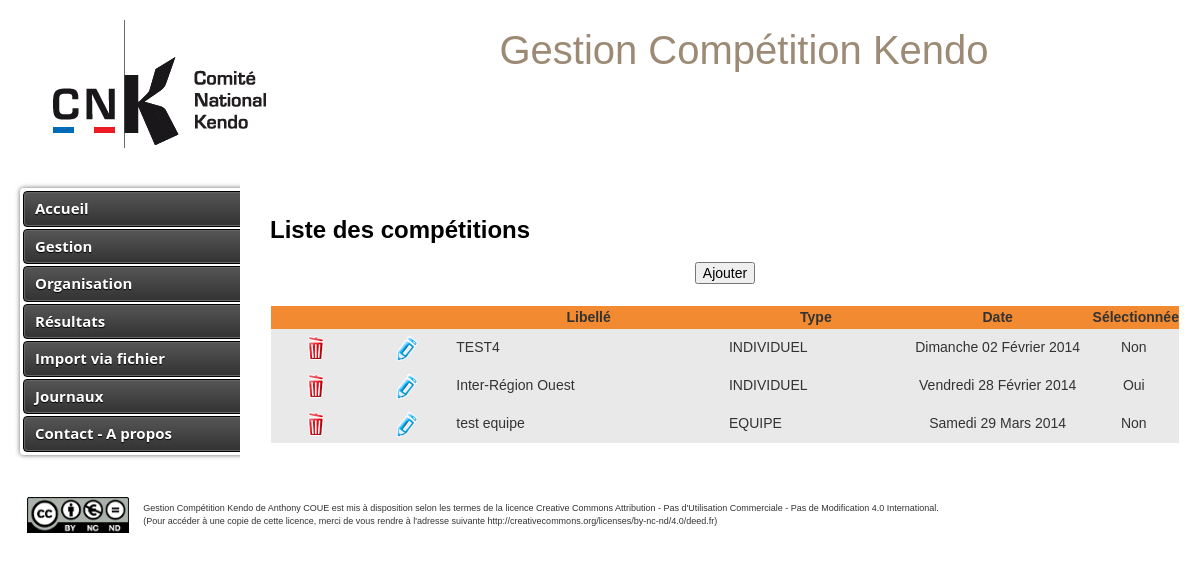
The page /index.php?action=gestionCompetition on the database its author committed.
### tables this page shows
CREATE TABLE `competition` (
  `idcompetition` int(10) NOT NULL AUTO_INCREMENT,
  `libelle` varchar(255) NOT NULL,
  `datecompetition` date NOT NULL,
  `lieux` varchar(100) DEFAULT NULL,
  `type` int(1) NOT NULL DEFAULT '0' COMMENT '0 = Individuel 1 = éuipe',
  `description` text NOT NULL,
  `selected` int(1) NOT NULL DEFAULT '0',
  PRIMARY KEY (`idcompetition`)
);

### Controleur/ControleurGestion.php (called while the page is built, shortened)
<?php
require_once 'Modele/Gestion.php';
class ControleurGestion {
	private $gestion;
	public function __construct() {
    	$this->gestion = new Gestion();
    }
    public function afficherListeCompetitions() {
    	$competitions = $this->gestion->getCompetitions();
        $vue = new Vue("Gestion","ListeCompetitions");
        $vue->generer(array('competitions' => $competitions), null);
    }
}

### index.php (called while the page is built, shortened)
<?php
$routeur = new Routeur();
$routeur->routerRequete();

### Modele/Gestion.php (called while the page is built, shortened)
<?php
require_once 'Modele/Modele.php';
class Gestion extends Modele {
	public function getCompetitions() {
		try {
			$sql = "select * from competition order by 3 asc";
			$result	= $this->executerRequete($sql);
			return $result;
		} catch (Exception $e) {
	    	Log::afficherErreur("getCompetitions() : ".$e->getMessage());
	    	log::loggerErreur("getCompetitions() : ".$e->getMessage());
	    	return null;
		}
	}
}

### Config/Configuration.php (called while the page is built)
<?php
class Configuration {
    private static $parametres;
    public static function get($nom, $valeurParDefaut = null) {
    	$valRetour = self::getParametres($nom);
        if (isset($valRetour)) {
            $valeur = $valRetour;
        } else {
            $valeur = $valeurParDefaut;
        }
        return $valeur;
    }
    private static function getParametres($param) {
        if (self::$parametres == null) {
            $cheminFichier = "Config/config.ini";
            if (!file_exists($cheminFichier)) {
                throw new Exception("Aucun fichier de configuration trouve");
            }
            else {
                self::$parametres = parse_ini_file($cheminFichier);
            }
        }
        return self::$parametres[$param];
    }
}

### Modele/Modele.php (called while the page is built, shortened)
<?php
require_once 'Config/Configuration.php';
abstract class Modele {
    private $bdd;
    protected function executerRequete($sql, $params = null) {
        if ($params == null) {
            $stmt = $this->getBdd()->query($sql);
        }
        else {
            $stmt = $this->getBdd()->prepare($sql);
            $stmt->execute($params);
        }
        return $stmt;
    }
    private function getBdd() {
        if ($this->bdd == null) {
        	$dsn = Configuration::get("dsn");
            $login = Configuration::get("login");
            $mdp = Configuration::get("mdp");
            try {
            	$this->bdd = new PDO($dsn, $login, $mdp, array(PDO::ATTR_ERRMODE => PDO::ERRMODE_EXCEPTION));
			} catch(PDOException $e) {
  				afficherErreur("getBdd()".$e->getMessage());
			}
        }
        return $this->bdd;
    }
}

### Config/fonction.php (called while the page is built, shortened)
<?php
function dateCompleteFR($dateJour) {
	$jour = array("Dimanche","Lundi","Mardi","Mercredi","Jeudi","Vendredi","Samedi");
	$mois = array("","Janvier","F&eacute;vrier","Mars","Avril","Mai","Juin","Juillet","Ao&ucirc;t","Septembre","Octobre","Novembre","D&eacute;cembre");
	$day = substr($dateJour, 8, 2);
	$month = substr($dateJour, 5, 2);
	$year = substr($dateJour, 0, 4);
	return $jour[date("w",mktime (0, 0, 0, $month, $day,  $year))]." ".$day." ".$mois[$month*1]." ".$year;
}
?>

### Vue/Gestion/vueListeCompetitions.php (the view)
<?php
require_once 'Config/fonction.php';
?>
<p><h3>Liste des comp&eacute;titions</h3></p>
<p align="center"><input type='button' name='Ajouter' value='Ajouter' onclick='window.location.replace("index.php?action=ajoutCompetitionFormulaire")' /></p>
<br />
<table id="csstable" align="center" width="90%">
	<thead>
    	<tr>
         	<th width="10%"></th>
         	<th width="10%"></th>
         	<th width="30%">Libell&eacute;</th>
         	<th width="20%">Type</th>
         	<th width="20%">Date</th>
         	<th width="10%">S&eacute;lectionn&eacute;e</th>
      	</tr>
	</thead>
	<tbody>
<?php foreach ($competitions as $competition) {
	   echo "<tr>";
	   echo "<td align='center'><a href='index.php?action=suppressionCompetition&id=".$competition["idcompetition"]."' target='_self'><img src='img/site/supprimer.png' border='0'></a></td>";
	   echo "<td align='center'><a href='index.php?action=afficheCompetition&id=".$competition["idcompetition"]."' target='_self'><img src='img/site/modifier.png' border='0'></a></td>";
	   echo "<td>".$competition["libelle"]."</td>";
	   if($competition["type"] === '0') echo "<td>INDIVIDUEL</td>";
	   else echo "<td>EQUIPE</td>";
	   echo "<td align='center'>".dateCompleteFR($competition["datecompetition"])."</td>";
	   if($competition["selected"] === "1") echo "<td align='center'>Oui</td>";
	   else echo "<td align='center'>Non</td>";
	   echo "</tr>";
	}
?>
	</tbody>
</table>

### css/knacss.css (style rules this page uses)
* { -webkit-box-sizing: border-box; -moz-box-sizing: border-box; box-sizing: border-box; }
html, body { margin: 0; padding: 0; height:100%; }
img { vertical-align: middle; border: 0; }
html { font-size: 62.5%; -webkit-text-size-adjust: 100%; -ms-text-size-adjust: 100%; }
body { background-color: #ffffff; font-family: Arial, Helvetica, sans-serif; color: #000000; font-family: Helvetica, Arial, sans-serif; font-size: 1.4em; line-height: 1.5; }
p, ul, ol, dl, blockquote, pre, td, th, label, textarea, caption, details, figure, hgroup { margin-top: .75em; margin-bottom: 0; line-height: 1.5; }
h3, .h3-like { margin-top: 0.875em; margin-bottom: 0; font-size: 2.4rem; line-height: 1.75; }
p:first-child, ul:first-child, ol:first-child, dl:first-child, blockquote:first-child, pre:first-child, h1:first-child, h2:first-child, h3:first-child, h4:first-child, h5:first-child, h6:first-child { margin-top: 0; }
img, table, td, blockquote, code, pre, textarea, input, video { max-width: 100%; }
table { margin-bottom: 1.5em; }
:not(.gm-style) img { height: auto !important; }
table, .table { max-width: 100%; table-layout: fixed; border-collapse: collapse; vertical-align: top; margin: auto; }
table { width: 100%; }
th, td { padding: .3em .8em; }
td { color: #333; }
input, button, select, label, .btn { vertical-align: middle; font-family: inherit; font-size: inherit; }
button, input[type="button"], input[type="reset"], input[type="submit"] { cursor: pointer; -webkit-appearance: button; }

### css/styles.css (style rules this page uses)
#csstable { border: 1px solid #ffffff; background-color: #E9E9E9; margin: auto; }
#csstable td, #csstable th { padding: 4px; color: #333; line-height: 15px; }
#csstable th { background-color: #f18a30; text-align: center; }

### css/printPoule.css (style rules this page uses)
body { font-family: Trebuchet MS, Arial, Helvetica, sans-serif; font-size: 11px; background-color: #FFFFFF; color: #000; -webkit-print-color-adjust: exact; }

### rows shown on the page
competition: libelle "TEST4", type "INDIVIDUEL", datecompetition "Dimanche 02 Février 2014", selected "Non"
competition: libelle "Inter-Région Ouest", type "INDIVIDUEL", datecompetition "Vendredi 28 Février 2014", selected "Oui"
competition: libelle "test equipe", type "EQUIPE", datecompetition "Samedi 29 Mars 2014", selected "Non"
